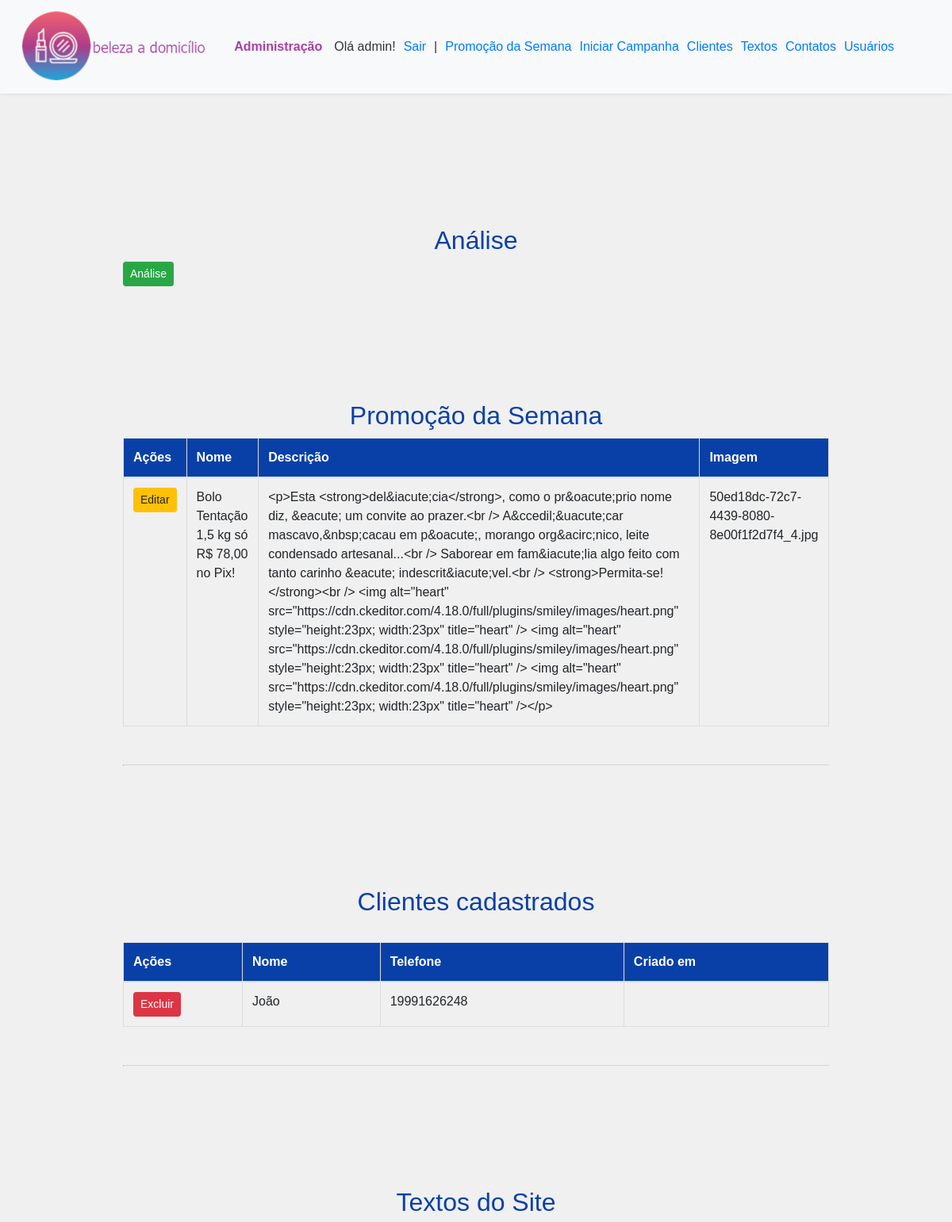
Before: /admin (signed in, upper part) with the older database file.
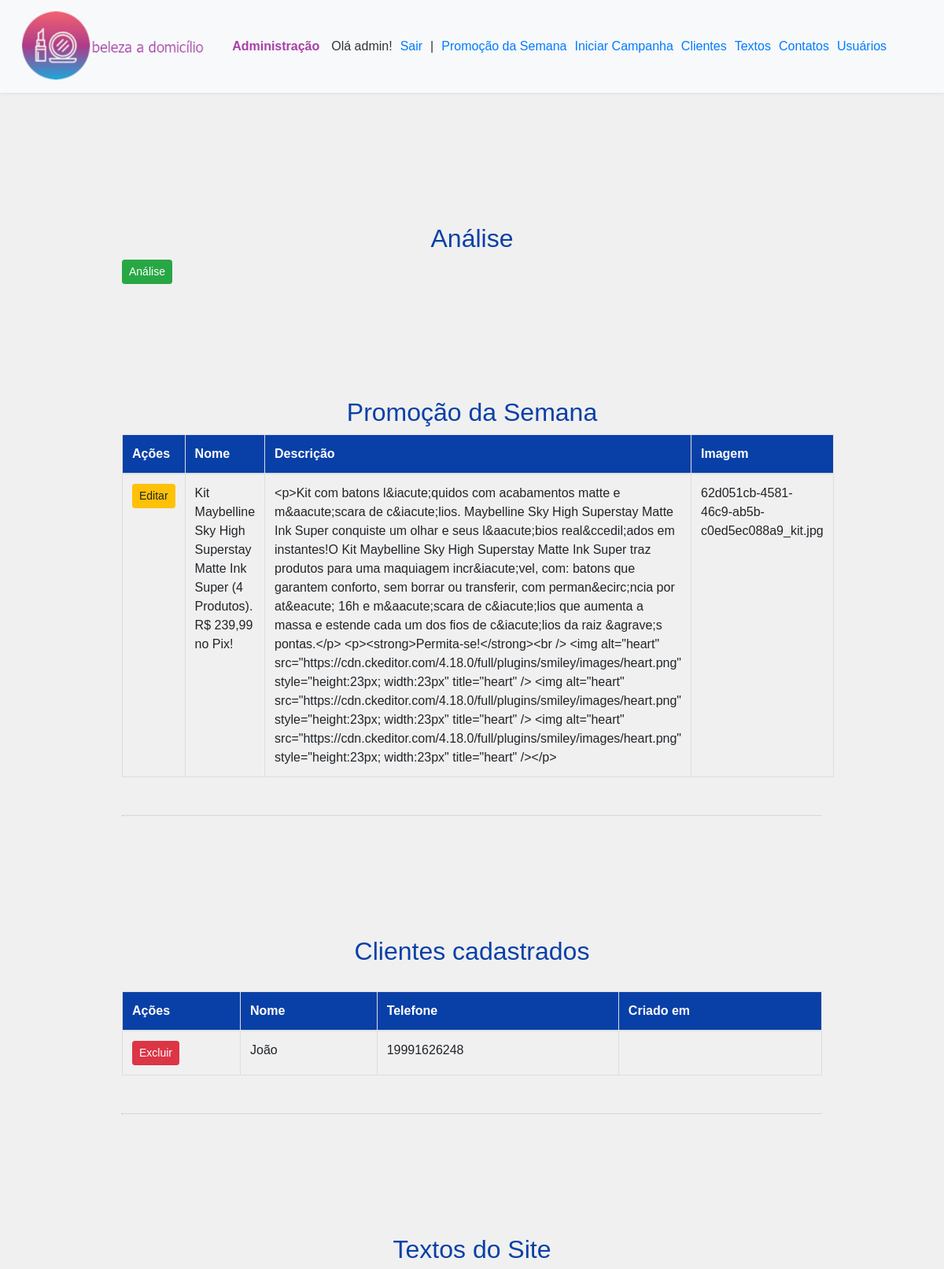
After: the same page with the newer database file.
### tables this page shows
CREATE TABLE usuarios (
    id INTEGER PRIMARY KEY AUTOINCREMENT,
    created TIMESTAMP NOT NULL DEFAULT CURRENT_TIMESTAMP,
    nome TEXT NOT NULL UNIQUE,
    senha TEXT NOT NULL
);

CREATE TABLE promocao (
    id INTEGER PRIMARY KEY AUTOINCREMENT,
    nome TEXT NOT NULL UNIQUE,
    descricao TEXT NOT NULL,
    imagem TEXT NOT NULL
);

CREATE TABLE cliente (
    id INTEGER PRIMARY KEY AUTOINCREMENT,
    nome TEXT NOT NULL,
    telefone TEXT NOT NULL UNIQUE
);

### app.py (the view)
@app.route('/admin')
@login_required
def admin():
    conn = get_db_connection()
    contato = conn.execute('SELECT * FROM contato').fetchall()
    promocao = conn.execute('SELECT * FROM promocao').fetchall()
    usuarios = conn.execute('SELECT * FROM usuarios').fetchall()
    textos = conn.execute('SELECT * FROM textos').fetchall()
    clientes = conn.execute('SELECT * FROM cliente').fetchall()
    conn.close()
    return render_template('admin.html', usuario=current_user.nome, contato=contato, usuarios=usuarios, textos=textos, promocao=promocao, clientes=clientes)

### app.py (called while the page is built)
def get_db_connection():
    conn = sqlite3.connect('database.db')
    conn.row_factory = sqlite3.Row
    return conn

@login_manager.user_loader
def load_user(user_id):
    conn = get_db_connection()
    usuario = conn.execute('SELECT * FROM usuarios WHERE id = ?',
                        (user_id,)).fetchone()
    conn.close()
    if usuario:
        return Usuario(usuario[0], usuario[1], usuario[2])
    return None

### templates/admin.html (shortened to what this page needs)
{% extends 'base3.html' %}
{% block content %}
	<br><br><br><br><br>
	<br>
	<div id="usuarios">
	<br><br><br><br><br>
    <h2>Análise</h2>
    <a href="{{ url_for('exibir_analise') }}" class="btn btn-sm btn-success">Análise</a>
    <br>
	<br>
	<div id="promocao">
	<br><br><br><br><br>
    <h2>Promoção da Semana</h2>
    {% if not promocao %}
        <p>Configuração não cadastrada.</p>
    {% else %}
        <table class="table">
            <thead>
                <tr>
                    <th>Ações</th>
                    <th>Nome</th>
                    <th>Descrição</th>
                    <th>Imagem</th>
                </tr>
            </thead>
            <tbody>
                {% for promocao in promocao %}
                    <tr>
                        <td>
                            <a href="{{ url_for('edit_promocao', id=promocao.id) }}" class="btn btn-sm btn-warning">Editar</a>
                        </td>
                        <td>{{ promocao.nome }}</td>
                        <td>{{ promocao.descricao }}</td>
                        <td>{{ promocao.imagem }}</td>
                    </tr>
                {% endfor %}
            </tbody>
        </table>
    {% endif %}
    </div>
	<br>
	<hr>
	<br>
	<div id="clientes">
	<br><br><br><br><br>
    <h2>Clientes cadastrados</h2>
    <br>
    {% if not clientes %}
        <p>Nenhum cliente cadastrado.</p>
    {% else %}
        <table class="table">
            <thead>
                <tr>
                    <th width="150">Ações</th>
                    <th>Nome</th>
                    <th>Telefone</th>
                    <th>Criado em</th>
                </tr>
            </thead>
            <tbody>
                {% for cliente in clientes %}
                    <tr>
                        <td width="150">
                        	{% if usuario.nome != 'admin' %}
                            <a href="{{ url_for('excluir_cliente', id=cliente[0]) }}" class="btn btn-sm btn-danger">Excluir</a>
                            {% endif %}
                        </td>
                        <td>{{ cliente.nome }}</td>
                        <td>{{ cliente.telefone }}</td>
                        <td>{{ cliente.created }}</td>
                    </tr>
                {% endfor %}
            </tbody>
        </table>
    {% endif %}
    </div>
    <br>
	<hr>
	<br>
	<div id="textos">
	<br><br><br><br><br>
    <h2>Textos do Site</h2>
    {% if not textos %}
        <p>Configuração não cadastrada.</p>
    {% else %}
		{% for texto in textos %}
			<br>
		{% endfor %}
    {% endif %}
    </div>
    <br>
	<br>
	<br>
	<br>
	<br>
{% endblock %}

### templates/base3.html (shortened to what this page needs)
<!doctype html>
<html lang="en">
  <head>
    <link rel="stylesheet" href="https://stackpath.bootstrapcdn.com/bootstrap/4.3.1/css/bootstrap.min.css">
	<link rel="stylesheet" href="https://cdn.jsdelivr.net/npm/bootstrap@4.6.1/dist/css/bootstrap.min.css">
	<link rel="stylesheet" href="{{ url_for('static', filename='css/style.css') }}">
  </head>
  <body>
  	<div id="topo">
    	<nav class="navbar navbar-expand-md navbar-light bg-light" style="position: fixed; top: 0; left: 0; width: 100%; z-index: 10; background-color: #fff; box-shadow: 0 0 5px rgba(0, 0, 0, 0.1);">
        <a href="{{ url_for('index')}}"><img src="{{ url_for('static', filename='img/logo/ad2.png') }}" alt="Ana Dias | Delícias Doces"></a>
        <div class="collapse navbar-collapse" id="navbarNav">
            <ul class="navbar-nav">
            <li class="xxx">
	        	<b>Administração</b>
            </li>
            </ul>
            <ul class="navbar-nav">
            <li class="nav-item active">
	        	Olá {{ usuario }}!
            </li>
            </ul>
            <ul class="navbar-nav">
            <li class="nav-item active">
	        	<a href="/logout">Sair</a>
            </li>
            </ul>
            <ul class="navbar-nav">
            <li class="nav-item active">
	        	|
            </li>
            </ul>
            <ul class="navbar-nav">
            <li class="nav-item active">
	        	<a href="#promocao">Promoção da Semana</a>
            </li>
            </ul>
            <ul class="navbar-nav">
            <li class="nav-item active">
	        	<a href="{{ url_for('campanha') }}">Iniciar Campanha</a>
            </li>
            </ul>
            <ul class="navbar-nav">
            <li class="nav-item active">
	        	<a href="#clientes">Clientes</a>
            </li>
            </ul>
            <ul class="navbar-nav">
            <li class="nav-item active">
	        	<a href="#textos">Textos</a>
            </li>
            </ul>
            <ul class="navbar-nav">
            <li class="nav-item active">
	        	<a href="#contato">Contatos</a>
            </li>
            </ul>
            <ul class="navbar-nav">
            <li class="nav-item active">
	        	<a href="#usuarios">Usuários</a>
            </li>
            </ul>
		</div>
	</div>
    <div class="container">
        {% block content %} {% endblock %}
		<br><br><br>
	<br><br><br>
    </div>
  </body>
</html>

### static/css/style.css (style rules this page uses)
h2 { color: #0940A7; font-family: Arial, sans-serif; text-align: center; padding 7px; }
hr { display: block; margin-top: 0.5em; margin-bottom: 0.5em; margin-left: auto; margin-right: auto; border-style: inset; border-width: 1px; }
table { font-family: Arial, Helvetica, sans-serif; border-collapse: collapse; width: 100%; }
table td, table th { border: 1px solid #ddd; padding: 8px; }
table th { padding-top: 12px; padding-bottom: 12px; text-align: left; background-color: #0940A7; color: white; }
nav ul { display: flex; }
nav ul li { flex: 1; margin-right: 10px; }
.container { overflow: hidden; }
body { font-family: Arial, sans-serif; font-size: 16px; color: #333; background-color: #f0f0f0; margin: 0 auto; padding: 20px; max-width: 960px; }
.xxx { color: #A940A7; font-family: Arial, sans-serif; text-align: left; padding: 5px; font-size: 16px; }

Changed rows visible on the page:
changed promocao: nome "Bolo Tentação 1,5 kg só R$ 78,00 no Pix!" → "Kit Maybelline Sky High Superstay Matte Ink Super (4 Produtos). R$ 239,99 no Pix!"; descricao "<p>Esta <strong>del&iacute;cia</strong>, como o pr&oacute;prio nome diz, &eacute; um convite ao prazer.<br /> A&ccedil;&uacute;car mascavo,&nbsp;cacau em p&oacute;, morango org&acirc;nico, leite condensado artesanal...<br /> Saborear em fam&iacute;lia algo feito com tanto carinho &eacute; indescrit&iacute;vel.<br /> <strong>Permita-se!</strong><br /> <img alt=\"heart\" src=\"https://cdn.ckeditor.com/4.18.0/full/plugins/smiley/images/heart.png\"…" → "<p>Kit com batons l&iacute;quidos com acabamentos matte e m&aacute;scara de c&iacute;lios. Maybelline Sky High Superstay Matte Ink Super conquiste um olhar e seus l&aacute;bios real&ccedil;ados em instantes!O Kit Maybelline Sky High Superstay Matte Ink Super traz produtos para uma maquiagem incr&iacute;vel, com: batons que garantem conforto, sem borrar ou transferir, com perman&ecirc;ncia por at&eacute; 16h e m&aacute;scara de c&iacute;lios que aumenta a massa e estende cada um dos fios de c&iacute;lios da raiz &agrave;s pontas.</p> <p><strong>Permita-se!</strong><br /> <img alt=\"heart\" src=\"https://cdn.ckeditor.com/4.18.0/full/plugins/smiley/images/heart.png\"…"; imagem "50ed18dc-72c7-4439-8080-8e00f1f2d7f4_4.jpg" → "62d051cb-4581-46c9-ab5b-c0ed5ec088a9_kit.jpg"
